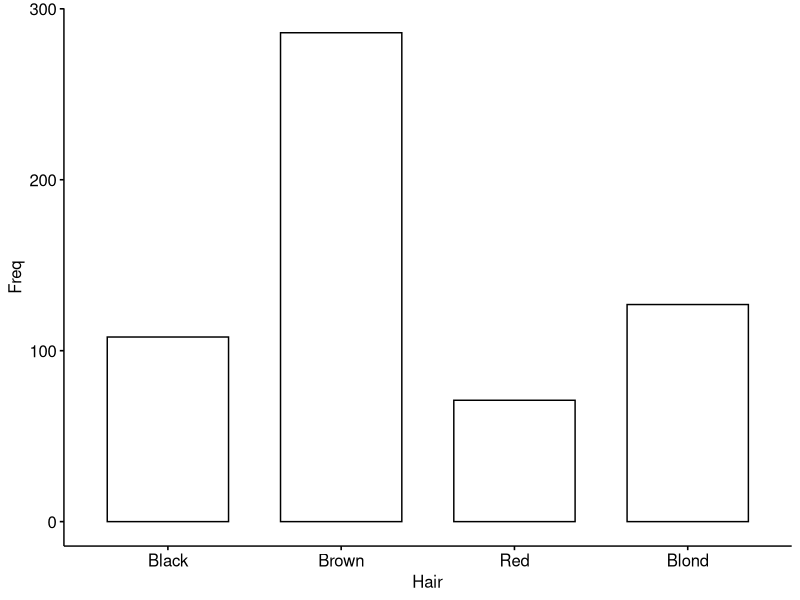
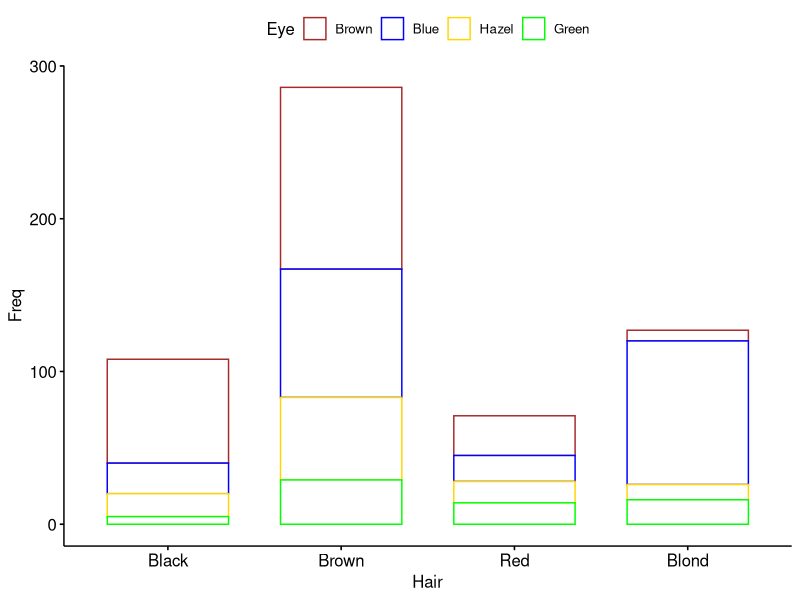
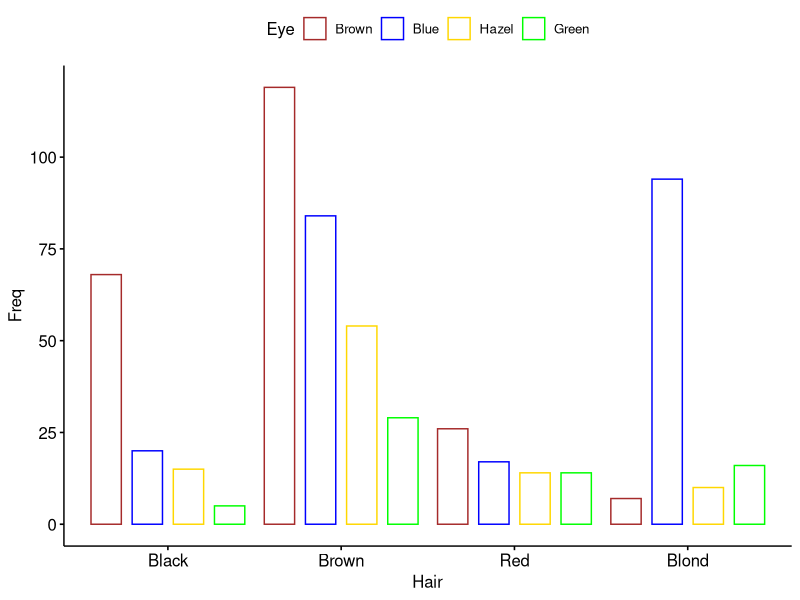

Source code (R) for these figures, in order:
#Descriptive Stats - Hair/ Eye Color

# Hair/eye color data
str(HairEyeColor)
HairEyeColor
apply(HairEyeColor, c(1,2), sum)

df <- as.data.frame(HairEyeColor)
hair_eye_col <- df[rep(row.names(df), df$Freq), 1:3]
rownames(hair_eye_col) <- 1:nrow(hair_eye_col)
head(hair_eye_col)

#Simple frequency distribution: one categorical variable----
# hair/eye variables
Hair <- hair_eye_col$Hair
Eye <- hair_eye_col$Eye
# Frequency distribution of hair color
table(Hair)
table(Eye)

#Two-way contingency table: Two categorical variables----
# Compute table and convert as data frame
df <- as.data.frame(table(Hair))
df

# Visualize using bar plot
library(ggpubr)
ggbarplot(df, x = "Hair", y = "Freq")

#Multiway tables: More than two categorical variables----
tbl2 <- table(Hair , Eye)
tbl2
#function xtabs(), which will create cross tabulation of data frames with a formula interface.
xtabs(~ Hair + Eye, data = hair_eye_col)

#Compute table margins and relative frequency----

df <- as.data.frame(tbl2)
head(df)


# Visualize using bar plot
library(ggpubr)
ggbarplot(df, x = "Hair", y = "Freq",
          color = "Eye", 
          palette = c("brown", "blue", "gold", "green"))

# position dodge
ggbarplot(df, x = "Hair", y = "Freq",
          color = "Eye", position = position_dodge(),
          palette = c("brown", "blue", "gold", "green"))


#Multiway tables: More than two categorical variables
#Hair and Eye color distributions by sex using xtabs():
xtabs(~Hair + Eye + Sex, data = hair_eye_col)

#ftable when you have more than two variables:
ftable(Sex + Hair ~ Eye, data = hair_eye_col)


#Compute table margins and relative frequency
#The function margin.table() and prop.table() can be used to compute table margins and relative frequencies, respectively.
#Format of the functions: margin.table(x, margin = NULL), prop.table(x, margin = NULL)
#x: table; margin: index number (1 for rows and 2 for columns)

#compute table margins:
Hair <- hair_eye_col$Hair
Eye <- hair_eye_col$Eye
# Hair/Eye color table
he.tbl <- table(Hair, Eye)
he.tbl

# Margin of rows
margin.table(he.tbl, 1)

# Margin of columns
margin.table(he.tbl, 2)

# Frequencies relative to row total
prop.table(he.tbl, 1)

# Table of percentages
round(prop.table(he.tbl, 1), 2)*100

#express the frequencies relative to the grand total, use this:
he.tbl/sum(he.tbl)
